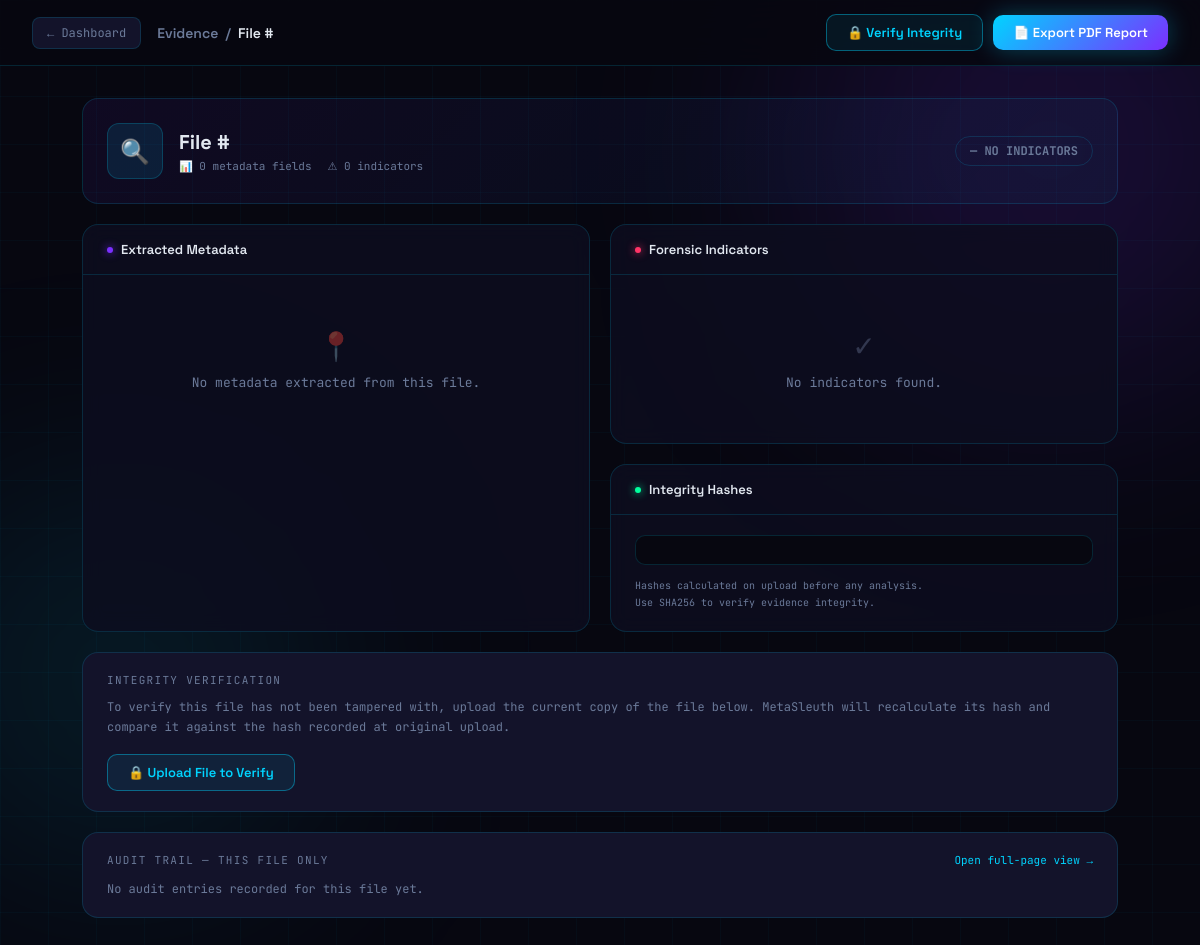
Page /file/23 on the earlier database version.
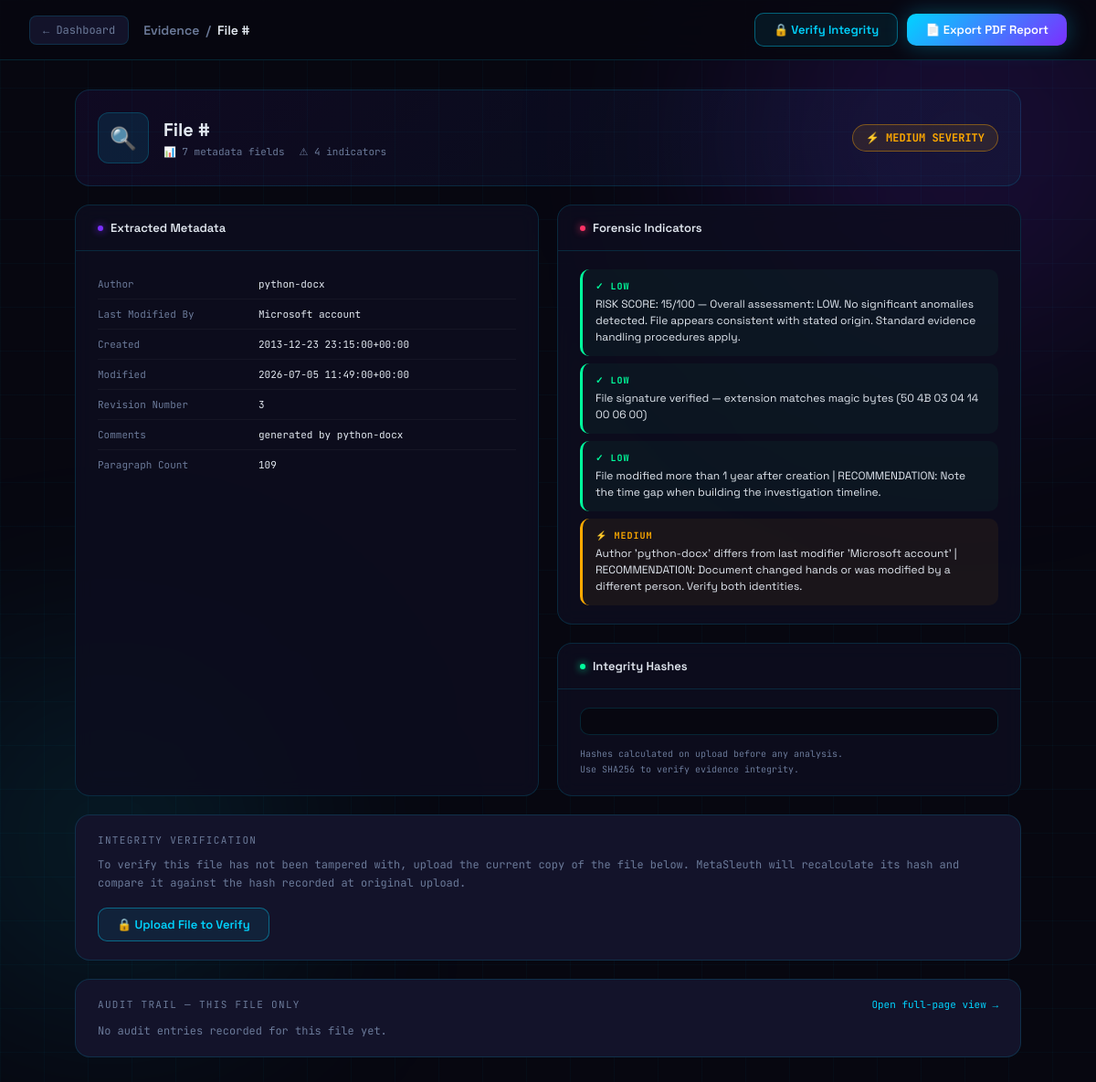
Same page on the later database version.
### tables this page shows
CREATE TABLE metadata (
            id      INTEGER PRIMARY KEY AUTOINCREMENT,
            file_id INTEGER NOT NULL,
            key     TEXT NOT NULL,
            value   TEXT,
            FOREIGN KEY (file_id) REFERENCES files(id)
        );

CREATE TABLE indicators (
            id          INTEGER PRIMARY KEY AUTOINCREMENT,
            file_id     INTEGER NOT NULL,
            severity    TEXT NOT NULL,
            description TEXT NOT NULL,
            FOREIGN KEY (file_id) REFERENCES files(id)
        );

### app.py (the view)
@app.route('/file/<int:file_id>')
def file_detail(file_id):
    metadata      = get_file_metadata(file_id)
    indicators    = get_file_indicators(file_id)
    verifications = get_verifications(file_id)
    return render_template('file_detail.html',
                           file_id       = file_id,
                           metadata      = metadata,
                           indicators    = indicators,
                           verifications = verifications)

### database/db.py (called while the page is built)
def get_connection():
    conn = sqlite3.connect(DATABASE)
    conn.row_factory = sqlite3.Row
    return conn

def get_file_metadata(file_id):
    conn = get_connection()
    cursor = conn.cursor()
    cursor.execute('SELECT key, value FROM metadata WHERE file_id = ?', (file_id,))
    rows = cursor.fetchall()
    conn.close()
    return rows

def get_file_indicators(file_id):
    conn = get_connection()
    cursor = conn.cursor()
    cursor.execute('SELECT severity, description FROM indicators WHERE file_id = ?', (file_id,))
    rows = cursor.fetchall()
    conn.close()
    return rows

def get_verifications(file_id):
    conn = get_connection()
    cursor = conn.cursor()
    cursor.execute('''
        SELECT * FROM verifications
        WHERE file_id = ?
        ORDER BY verified_at DESC
    ''', (file_id,))
    rows = cursor.fetchall()
    conn.close()
    return [dict(r) for r in rows]

### templates/file_detail.html (shortened to what the changed rows need)
<!DOCTYPE html>
<html lang="en">
<head>
</head>
<body>
    <div class="page">
        <div class="file-header">
            <div class="file-header-icon">&#128269;</div>
            <div>
                <div class="file-header-name">File #{{ case_number }}</div>
                <div class="file-header-meta">
                    <span>&#128202; {{ metadata | length }} metadata fields</span>
                    <span>&#9888; {{ indicators | length }} indicators</span>
                </div>
            </div>
            {% set severities = indicators | map(attribute='severity') | list %}
            {% if 'HIGH' in severities %}
                <span class="sev-badge HIGH">&#9888; HIGH SEVERITY</span>
            {% elif 'MEDIUM' in severities %}
                <span class="sev-badge MEDIUM">&#9889; MEDIUM SEVERITY</span>
            {% elif 'LOW' in severities %}
                <span class="sev-badge LOW">&#10003; LOW SEVERITY</span>
            {% else %}
                <span class="sev-badge NONE">&mdash; NO INDICATORS</span>
            {% endif %}
        </div>
        <div class="two-col">
            <div class="panel">
                <div class="panel-body">
                    {% if metadata %}
                        <div class="meta-table">
                            {% for row in metadata %}
                            <div class="meta-row">
                                <span class="meta-key">{{ row['key'] }}</span>
                                <span class="meta-val
                                ">
                                    {{ row['value'] }}
                                </span>
                            </div>
                            {% endfor %}
                        </div>
                    {% else %}
                        <div class="empty">
                            <div class="empty-icon">&#128205;</div>
                            No metadata extracted from this file.
                        </div>
                    {% endif %}
                </div>
            </div>
            <div style="display:flex; flex-direction:column; gap:20px;">
                <div class="panel">
                    <div class="panel-body">
                        {% if indicators %}
                            <div class="ind-list">
                                {% for ind in indicators %}
                                <div class="ind-item {{ ind['severity'] }}">
                                    <div class="ind-sev {{ ind['severity'] }}">
                                        {% if ind['severity'] == 'HIGH' %}&#9888; HIGH
                                        {% elif ind['severity'] == 'MEDIUM' %}&#9889; MEDIUM
                                        {% else %}&#10003; LOW{% endif %}
                                    </div>
                                    <div class="ind-desc">{{ ind['description'] }}</div>
                                </div>
                                {% endfor %}
                            </div>
                        {% else %}
                            <div class="empty">
                                <div class="empty-icon">&#10003;</div>
                                No indicators found.
                            </div>
                        {% endif %}
                    </div>
                </div>
            </div>
        </div>
    </div>
</body>
</html>

Differences in the rows shown:
added metadata: key "Author", value "python-docx"
added metadata: key "Last Modified By", value "Microsoft account"
added metadata: key "Created", value "2013-12-23 23:15:00+00:00"
added metadata: key "Modified", value "2026-07-05 11:49:00+00:00"
added metadata: key "Revision Number", value "3"
added metadata: key "Comments", value "generated by python-docx"
added metadata: key "Paragraph Count", value "109"
added indicators: severity "✓ LOW", description "RISK SCORE: 15/100 — Overall assessment: LOW. No significant anomalies detected. File appears consistent with stated origin. Standard evidence handling procedures apply."
added indicators: severity "✓ LOW", description "File signature verified — extension matches magic bytes (50 4B 03 04 14 00 06 00)"
added indicators: severity "✓ LOW", description "File modified more than 1 year after creation | RECOMMENDATION: Note the time gap when building the investigation timeline."
added indicators: severity "⚡ MEDIUM", description "Author 'python-docx' differs from last modifier 'Microsoft account' | RECOMMENDATION: Document changed hands or was modified by a different person. Verify both identities."
Other differences:
{{ metadata | length }}: "0" → "7"
{{ indicators | length }}: "0" → "4"
text no longer shown: "— NO INDICATORS 📍 No metadata extracted from this file. ✓ No indicators found."
text now shown: "⚡ MEDIUM SEVERITY"
